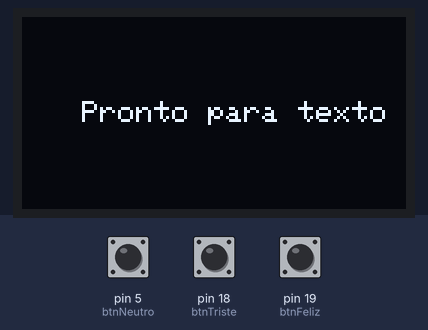
Bench run of a sketch on a simulated Arduino Uno, built with avr-gcc and run on an emulated ATmega328P. Shown: 128×64 one-colour display. The test bench sets the inputs (shaded band); at power-on: pin 5 (btnNeutro) HIGH, pin 18 (btnTriste) HIGH, pin 19 (btnFeliz) HIGH.

Above: at 1.2 s.
1.3 s: pin 5 (btnNeutro) pulled LOW for 0.15 s
At 2.0 s:
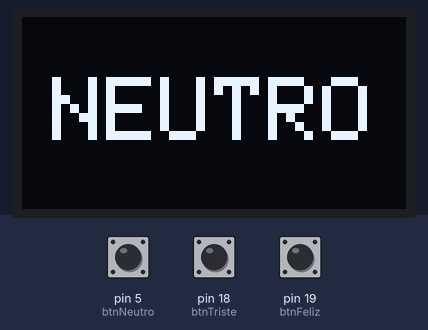
2.9 s: pin 18 (btnTriste) pulled LOW for 0.15 s
At 4.1 s:
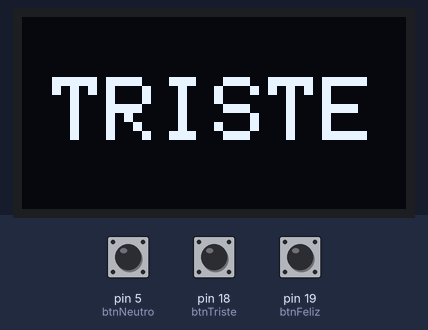
4.5 s: pin 19 (btnFeliz) pulled LOW for 0.15 s
At 5.6 s:
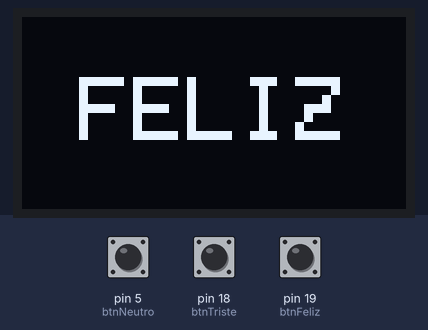
6.1 s: pin 5 (btnNeutro) pulled LOW for 1 s
At 6.8 s:
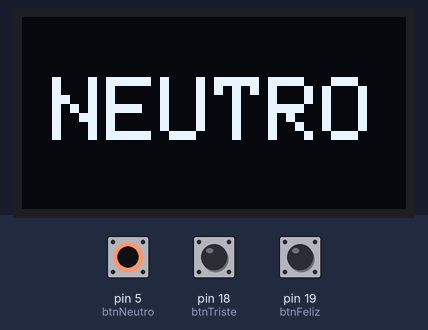
8.6 s: pin 19 (btnFeliz) pulled LOW for 1 s
At 9.9 s:
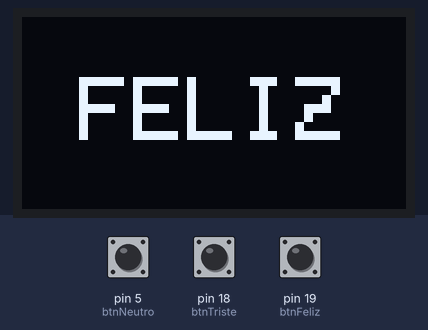
11.1 s: pin 18 (btnTriste) pulled LOW for 1 s
At 11.8 s:
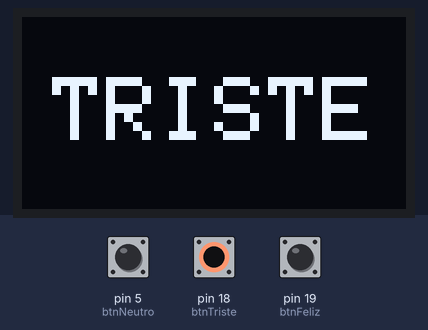
Timing chart, 0 to 14.1 s (numbered marks = the images above; inputs shaded):
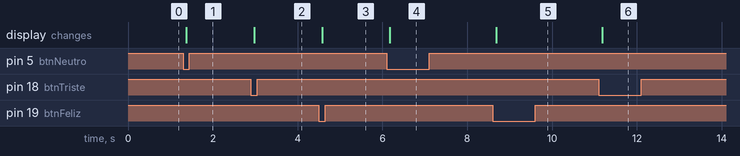

The sketch:

c_digoteste.ino
```cpp
#include <Wire.h>
#include <Adafruit_GFX.h>
#include <Adafruit_SSD1306.h>

#define LARGURA_TELA 128
#define ALTURA_TELA 64
#define OLED_RESET -1

Adafruit_SSD1306 display(LARGURA_TELA, ALTURA_TELA, &Wire, OLED_RESET);

// Pinos dos botões (todos do lado direito)
const int btnFeliz = 19;
const int btnTriste = 18;
const int btnNeutro = 5;

// Variáveis do Debounce
unsigned long tempoUltimoFeliz = 0;
unsigned long tempoUltimoTriste = 0;
unsigned long tempoUltimoNeutro = 0;
const unsigned long atrasoDebounce = 50;

int ultimoEstadoFeliz = HIGH;
int ultimoEstadoTriste = HIGH;
int ultimoEstadoNeutro = HIGH;

int telaAtual = 0;

void setup() {
  pinMode(btnFeliz, INPUT_PULLUP);
  pinMode(btnTriste, INPUT_PULLUP);
  pinMode(btnNeutro, INPUT_PULLUP);

  if(!display.begin(SSD1306_SWITCHCAPVCC, 0x3C)) {
    for(;;);
  }

  display.setTextColor(SSD1306_WHITE);
  display.clearDisplay();
  display.setTextSize(1);
  display.setCursor(20, 28);
  display.print("Pronto para texto");
  display.display();
}

void loop() {
  int leituraFeliz = digitalRead(btnFeliz);
  int leituraTriste = digitalRead(btnTriste);
  int leituraNeutro = digitalRead(btnNeutro);

  // --- Debounce Feliz ---
  if (leituraFeliz != ultimoEstadoFeliz) tempoUltimoFeliz = millis();
  if ((millis() - tempoUltimoFeliz) > atrasoDebounce) {
    if (leituraFeliz == LOW && telaAtual != 1) {
      imprimirTextoCentralizado("FELIZ");
      telaAtual = 1;
    }
  }

  // --- Debounce Triste ---
  if (leituraTriste != ultimoEstadoTriste) tempoUltimoTriste = millis();
  if ((millis() - tempoUltimoTriste) > atrasoDebounce) {
    if (leituraTriste == LOW && telaAtual != 2) {
      imprimirTextoCentralizado("TRISTE");
      telaAtual = 2;
    }
  }

  // --- Debounce Neutro ---
  if (leituraNeutro != ultimoEstadoNeutro) tempoUltimoNeutro = millis();
  if ((millis() - tempoUltimoNeutro) > atrasoDebounce) {
    if (leituraNeutro == LOW && telaAtual != 3) {
      imprimirTextoCentralizado("NEUTRO");
      telaAtual = 3;
    }
  }

  ultimoEstadoFeliz = leituraFeliz;
  ultimoEstadoTriste = leituraTriste;
  ultimoEstadoNeutro = leituraNeutro;
}

void imprimirTextoCentralizado(String texto) {
  display.clearDisplay();
  display.setTextSize(3);

  int16_t x1, y1;
  uint16_t w, h;
  display.getTextBounds(texto, 0, 0, &x1, &y1, &w, &h);

  display.setCursor((LARGURA_TELA - w) / 2, (ALTURA_TELA - h) / 2);
  display.print(texto);
  display.display();
}
```

Measured:
- after the input at 1.3 s, the display: changes after 0.08 s (image 1)
- after the input at 2.9 s, the display: changes after 0.08 s (image 2)
- after the input at 4.5 s, the display: changes after 0.08 s (image 3)
- after the input at 6.1 s, the display: changes after 0.08 s (image 4)
- after the input at 8.6 s, the display: changes after 0.08 s (image 5)
- after the input at 11.1 s, the display: changes after 0.08 s (image 6)
